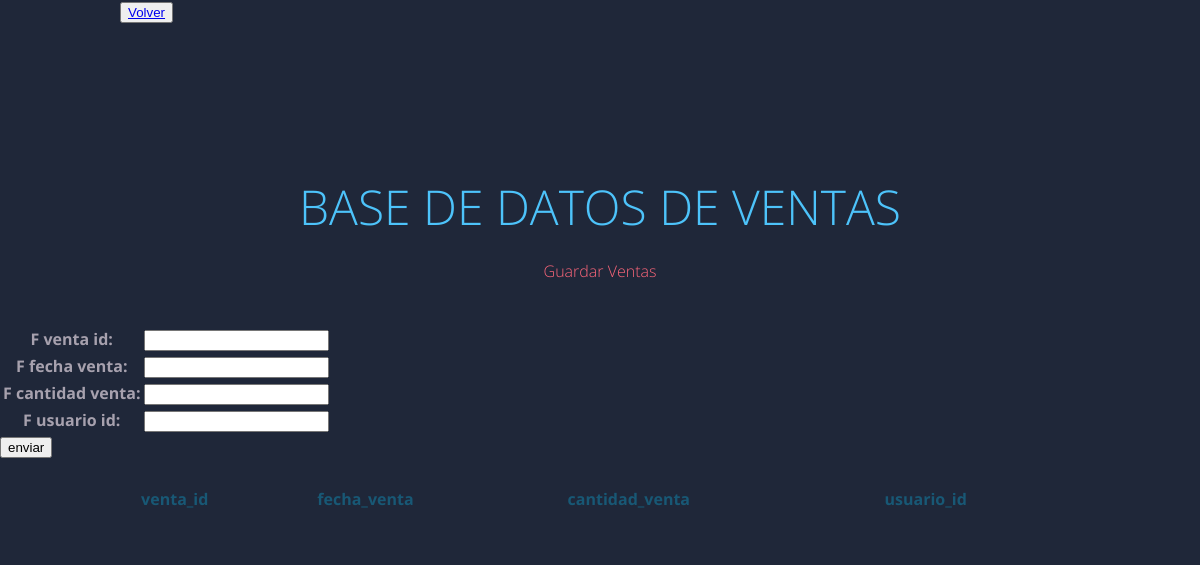
The app's page /app_entrega1/ventas/, older data.
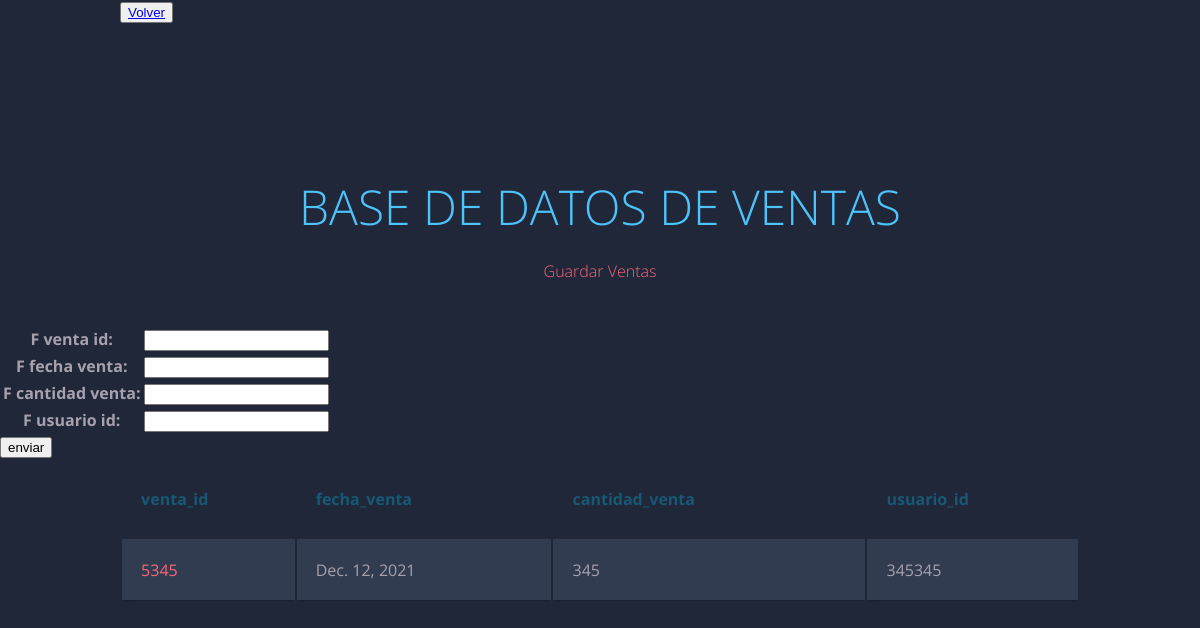
The same page, newer data.
### app_entrega1/models.py (models this page shows, shortened)
class ventas(models.Model):
  venta_id=models.IntegerField()
  fecha_venta=models.DateField()
  cantidad_venta=models.IntegerField()
  usuario_id=models.IntegerField()

### app_entrega1/views.py (the view)
# urls.py: path("ventas/",guardar_ventas, name='guardar_ventas'),
def guardar_ventas(request):
  if request.method=='POST':
    form=ventas_formularios(request.POST)
    if form.is_valid():
      information=form.cleaned_data
      venta_id=information['f_venta_id']
      fecha_venta=information['f_fecha_venta']
      cantidad_venta=information['f_cantidad_venta']
      usuario_id=information['f_usuario_id']
      guardar=ventas(venta_id=venta_id,fecha_venta=fecha_venta,cantidad_venta=cantidad_venta,usuario_id=usuario_id)
      guardar.save()
      formulario=ventas_formularios()
      all_ventas = ventas.objects.all()
      return render(request, 'app_entrega1/ventas.html', {'formulario':formulario, 'all_ventas':all_ventas })
  else:
    formulario=ventas_formularios()
    all_ventas = ventas.objects.all()
    return render(request, 'app_entrega1/ventas.html', {'formulario':formulario, 'all_ventas':all_ventas })

### app_entrega1/forms.py
class ventas_formularios(forms.Form):
  f_venta_id=forms.IntegerField()
  f_fecha_venta=forms.DateField()
  f_cantidad_venta=forms.IntegerField()
  f_usuario_id=forms.IntegerField()

### app_entrega1/templates/app_entrega1/ventas.html
{% extends 'app_entrega1/padre.html' %}
{% load static %}
{% block titulo %}
  <h1>BASE DE DATOS DE VENTAS</h1>
  <h2>Guardar Ventas</h2>
{% endblock %}
{% block formulario_agregar %}
<form action="{% url 'guardar_ventas' %}" method="POST">{% csrf_token %}
    <table>
      {{ formulario.as_table }}
    </table>
    <input type="submit" value="enviar">
</form>
{% endblock %}
{% block columnas %}
<tr>
  <th><h1>venta_id</h1></th>
  <th><h1>fecha_venta </h1></th>
  <th><h1>cantidad_venta</h1></th>
  <th><h1>usuario_id</h1></th>
</tr>
{% endblock %}
{% block tabla %}
{% for venta in all_ventas %}
<tr>
   <td> {{ venta.venta_id }} </td>
   <td> {{ venta.fecha_venta }} </td>
   <td> {{ venta.cantidad_venta }} </td>
   <td> {{ venta.usuario_id }} </td>
</tr>
{% endfor %}
{% endblock %}

Row changes from the older to the newer data that the page shows:
added ventas: venta_id "5345", fecha_venta "Dec. 12, 2021", cantidad_venta "345", usuario_id "345345"
